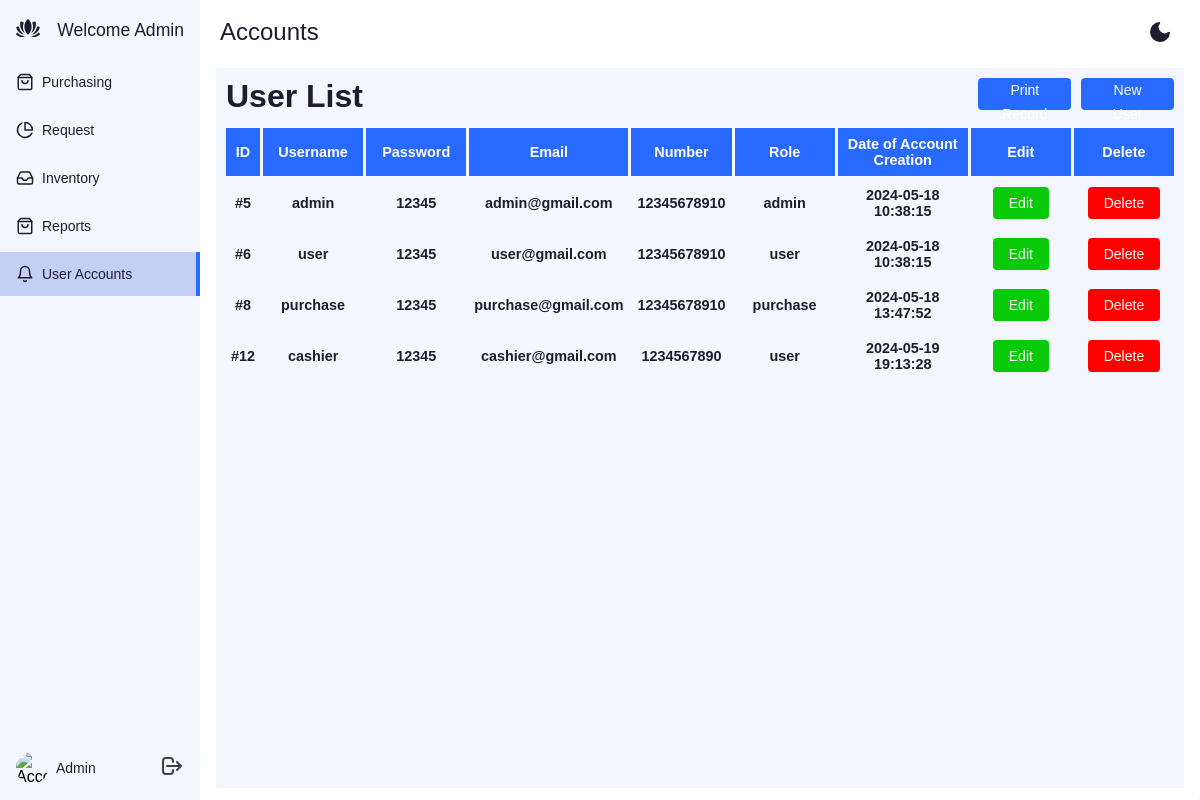
Screenshot of /build/admin/admin-account.php (signed in) with the database file from the repository.
### tables this page shows
CREATE TABLE `user` (
  `id` int(11) NOT NULL,
  `username` varchar(15) NOT NULL,
  `password` varchar(15) NOT NULL,
  `email` varchar(30) NOT NULL,
  `phone_number` bigint(11) NOT NULL,
  `date_created` timestamp NOT NULL DEFAULT current_timestamp(),
  `is_admin` varchar(10) NOT NULL
);

### app/app.php (called while the page is built, shortened)
<?php
function titleCase($string) {
   $string = strtolower($string);
   $string = ucwords($string);
   return $string;
}

### build/admin/admin-account.php (the view, shortened to what this page needs)
<?php
   require('../../helper/connect.php');
   include('../../app/app.php');
   $username = titleCase($_SESSION['username']);
?>
<!DOCTYPE html>
<html lang="en">
<head>
   <link href="https://cdn.jsdelivr.net/npm/remixicon@4.2.0/fonts/remixicon.css" rel="stylesheet"/>
   <link rel="stylesheet" href="../../styles/home-admin.css">
</head>
<body>
<div class="app-container">
   <div class="sidebar">
      <div class="sidebar-header">
         <div class="app-icon">
         </div>
         <p class="logo"><?= 'Welcome ' . $username ?></p>
      </div>
      <ul class="sidebar-list">
         <li class="sidebar-list-item">
         <a href="admin-purchase.php">
            <span>Purchasing</span>
         </a>
         </li>
         <li class="sidebar-list-item">
         <a href="admin-request.php">
            <svg xmlns="http://www.w3.org/2000/svg" width="18" height="18" viewBox="0 0 24 24" fill="none" stroke="currentColor" stroke-width="2" stroke-linecap="round" stroke-linejoin="round" class="feather feather-pie-chart"><path d="M21.21 15.89A10 10 0 1 1 8 2.83"/><path d="M22 12A10 10 0 0 0 12 2v10z"/></svg>
            <span>Request</span>
         </a>
         </li>
         <li class="sidebar-list-item">
         <a href="admin-inventory.php">
            <span>Inventory</span>
         </a>
         </li>
         <li class="sidebar-list-item">
         <a href="admin-report.php">
            <span>Reports</span>
         </a>
         </li>
         <li class="sidebar-list-item active">
         <a href="admin-account.php">
            <svg xmlns="http://www.w3.org/2000/svg" width="18" height="18" viewBox="0 0 24 24" fill="none" stroke="currentColor" stroke-width="2" stroke-linecap="round" stroke-linejoin="round" class="feather feather-bell"><path d="M18 8A6 6 0 0 0 6 8c0 7-3 9-3 9h18s-3-2-3-9"/><path d="M13.73 21a2 2 0 0 1-3.46 0"/></svg>
            <span>User Accounts</span>
         </a>
         </li>
      </ul>
      <div class="account-info">
         <div class="account-info-picture">
         <img src="https://images.unsplash.com/photo-1527736947477-2790e28f3443?ixid=MnwxMjA3fDB8MHxzZWFyY2h8MTE2fHx3b21hbnxlbnwwfHwwfHw%3D&ixlib=rb-1.2.1&auto=format&fit=crop&w=900&q=60" alt="Account">
         </div>
         <div class="account-info-name"><?= $username ?></div>
         <form method="POST" action="../../signin.php" class="account-info-more">
            <button type="submit" class="account-info-more" name="logout_session">
            </button>
         </form>
      </div>
   </div>
   <div class="app-content">
         <div class="app-content-header">
          <h1 class="app-content-headerText">Accounts</h1>
          <button class="mode-switch" title="Switch Theme">
            <svg class="moon" fill="none" stroke="currentColor" stroke-linecap="round" stroke-linejoin="round" stroke-width="2" width="24" height="24" viewBox="0 0 24 24">
              <defs></defs>
              <path d="M21 12.79A9 9 0 1111.21 3 7 7 0 0021 12.79z"></path>
            </svg>
          </button>
        </div>
        <div class="account-container">
            <div class="account-list">
               <h1>User List</h1>
               <button class="app-content-headerButton">Print Record</button>
               <button class="app-content-headerButton new-item">New User</button>
               <div class="account-table">
                  <div>ID</div>
                  <div>Username</div>
                  <div>Password</div>
                  <div>Email</div>
                  <div>Number</div>
                  <div>Role</div>
                  <div>Date of Account Creation</div>
                  <div>Edit</div>
                  <div>Delete</div>
                  <?php
                     $query = 'SELECT * FROM user';
                     $result = mysqli_query($connection, $query);
                     if ($result) {
                        if (mysqli_num_rows($result) > 0) {
                           while ($row = mysqli_fetch_assoc($result)) {
                              echo "<div>" . '#' . $row['id'] . "</div>";
                              echo "<div>" . $row['username'] . "</div>";
                              echo "<div>" . $row['password'] . "</div>";
                              echo "<div>" . $row['email'] . "</div>";
                              echo "<div>" . $row['phone_number'] . "</div>";
                              echo "<div>" . $row['is_admin'] . "</div>";
                              echo "<div>" . $row['date_created'] . "</div>";
                              echo "<div><button class='app-content-headerButton-green edit-button'' data-id='{$row['id']}'>Edit</button> </div>";
                              echo "<div>
                                       <form action='admin-account.php' method='POST'>
                                          <input type='hidden' name='delete_id' value='{$row['id']}'>
                                          <button type='submit' class='app-content-headerButton-red' name='account_delete'>Delete</button>
                                       </form>
                                    </div>
                                    ";
                           }
                        }
                     } else {
                           echo "Error: " . mysqli_error($connection);
                     }
                  ?>
               </div>
            </div>
        </div>
         </div>
   </div>
</body>
</html>

### styles/style.css (style rules this page uses)
* { margin: 0; padding: 0; box-sizing: border-box; }
html, body { height: 100vh; width: 100%; overflow: hidden; }

### rows the page displays
user: id "5", username "admin", password "12345", email "admin@gmail.com", phone_number "12345678910", is_admin "admin", date_created "2024-05-18 10:38:15"
user: id "6", username "user", password "12345", email "user@gmail.com", phone_number "12345678910", is_admin "user", date_created "2024-05-18 10:38:15"
user: id "8", username "purchase", password "12345", email "purchase@gmail.com", phone_number "12345678910", is_admin "purchase", date_created "2024-05-18 13:47:52"
user: id "12", username "cashier", password "12345", email "cashier@gmail.com", phone_number "1234567890", is_admin "user", date_created "2024-05-19 19:13:28"

### other values shown
$username "Admin"
